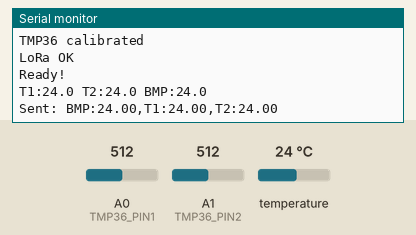
A sketch run on a simulated Arduino Uno, built with avr-gcc and run on an emulated ATmega328P. Shown: the last lines printed to the serial monitor. Inputs (shaded band) come from the test bench; at power-on: temperature 24 °C, A0 (TMP36_PIN1) = 512, A1 (TMP36_PIN2) = 512. No radio packets arrive unless stated.

Above: at 3.2 s.
3.3 s: temperature set to 12 °C
At 5.22 s:
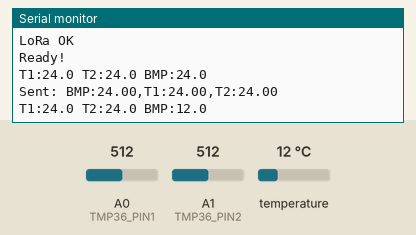
6.7 s: A0 (TMP36_PIN1) set to 716
At 8.9 s:
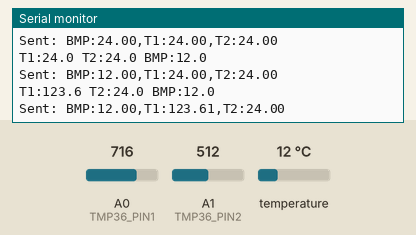
10.1 s: A1 (TMP36_PIN2) set to 716
At 12.5 s:
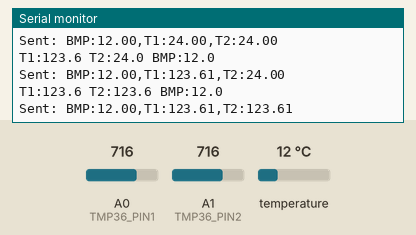
13.5 s: temperature set to 19 °C
At 14.9 s:
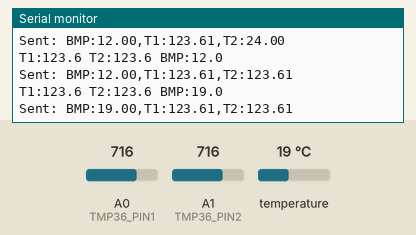
20.5 s: A0 (TMP36_PIN1) set to 900
At 22.0 s:
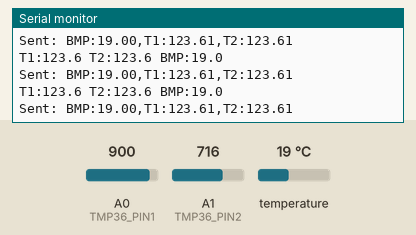
23.9 s: A1 (TMP36_PIN2) set to 900
At 27.9 s:
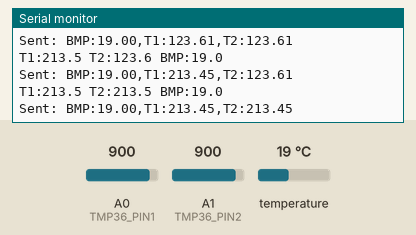
Timing chart, 0 to 28.3 s (numbered marks = the images above; inputs shaded):
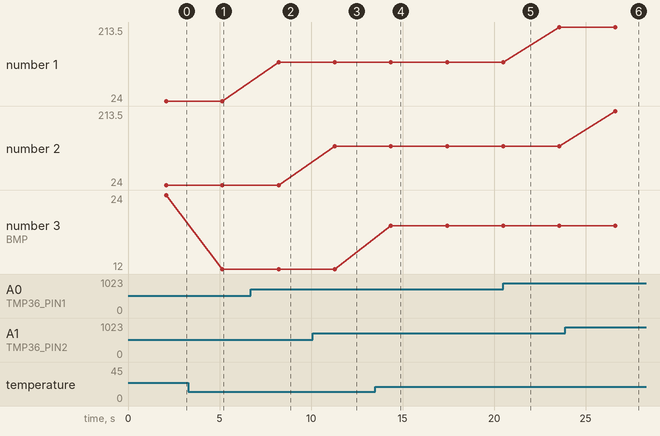

Measured:
- after the input at 3.3 s, the serial monitor: prints a new line after 1.9 s (image 1)
- after the input at 6.7 s, the serial monitor: prints a new line after 1.5 s (image 2)
- after the input at 10.1 s, the serial monitor: prints a new line after 1.2 s (image 3)
- after the input at 13.5 s, the serial monitor: prints a new line after 0.86 s (image 4)
- after the input at 23.9 s, the serial monitor: prints a new line after 2.7 s (image 6)
- plotted number 1: 24 → 123.6 after the input at 6.7 s, 123.6 → 213.5 after the input at 20.5 s
- plotted number 3: 24 → 12 after the input at 3.3 s, 12 → 19 after the input at 13.5 s

The sketch:

temp_sender.ino
```cpp
#include <SPI.h>
#include <LoRa.h>
#include <Wire.h>
#include <Adafruit_BMP085.h>

// --- LoRa Pin Definitions ---
#define LORA_SS    10
#define LORA_RST   9
#define LORA_DIO0  2

// --- LoRa Frequency ---
// 433E6 for Asia (433MHz), 868E6 for Europe, 915E6 for North America
#define LORA_FREQUENCY 433E6

// --- TMP36 Sensor Pin Definitions ---
#define TMP36_PIN1 A0  // First TMP36 sensor
#define TMP36_PIN2 A1  // Second TMP36 sensor

// Create an object for the BMP085 sensor
Adafruit_BMP085 bmp;

// Variables to store sensor status
bool bmpSensorFound = false;

// Calibration offsets for TMP36 sensors
float tmp36Calibration1 = 0.0;  // Offset for TMP36 sensor 1
float tmp36Calibration2 = 0.0;  // Offset for TMP36 sensor 2

// Function to read TMP36 temperature (raw, without calibration)
float readTMP36Raw(int pin) {
  // Read the raw analog value from the sensor (0-1023)
  int sensorVal = analogRead(pin);

  // Convert the raw value to a voltage (0.0V - 5.0V)
  float voltage = (sensorVal / 1024.0) * 5.0;

  // Convert the voltage to temperature in Celsius
  // Formula: Temp C = (Voltage - 0.5) * 100
  float temperatureC = (voltage - 0.5) * 100;

  return temperatureC;
}

// Function to read TMP36 temperature (with calibration applied)
float readTMP36(int pin, float calibrationOffset) {
  float rawTemp = readTMP36Raw(pin);
  return rawTemp + calibrationOffset;
}

void setup() {
  Serial.begin(9600);
  delay(1000); // Give serial time to initialize

  Serial.println("LoRa Temp Transmitter");

  // Initialize I2C
  Wire.begin();

  // Initialize the BMP085 sensor
  if (!bmp.begin()) {
    Serial.println("BMP085 not found - using TMP36 only");
    bmpSensorFound = false;
  } else {
    bmpSensorFound = true;
    Serial.println("BMP085 OK");
  }

  // Wait for sensors to stabilize
  delay(1000);

  // Perform calibration based on BMP085 sensor (if available)
  if (bmpSensorFound) {
    float bmpReferenceTemp = bmp.readTemperature();
    if (!isnan(bmpReferenceTemp)) {
      float tmp36Raw1 = readTMP36Raw(TMP36_PIN1);
      float tmp36Raw2 = readTMP36Raw(TMP36_PIN2);
      tmp36Calibration1 = bmpReferenceTemp - tmp36Raw1;
      tmp36Calibration2 = bmpReferenceTemp - tmp36Raw2;
      Serial.println("TMP36 calibrated");
    }
  }

  // Initialize LoRa
  LoRa.setPins(LORA_SS, LORA_RST, LORA_DIO0);
  if (!LoRa.begin(LORA_FREQUENCY)) {
    Serial.println("LoRa failed!");
    while (1);
  }

  // Set LoRa parameters
  LoRa.setTxPower(20, PA_OUTPUT_PA_BOOST_PIN);
  LoRa.setSpreadingFactor(7);
  LoRa.setSignalBandwidth(125E3);
  LoRa.setCodingRate4(5);
  LoRa.setSyncWord(0x34);

  Serial.println("LoRa OK");

  // Send test message
  LoRa.beginPacket();
  LoRa.print("TEST:OK");
  LoRa.endPacket();

  Serial.println("Ready!");
}

void loop() {
  // Read temperatures from all sensors
  float bmpTemp = 0.0;
  float tmp36Temp1 = readTMP36(TMP36_PIN1, tmp36Calibration1);
  float tmp36Temp2 = readTMP36(TMP36_PIN2, tmp36Calibration2);

  // Read BMP085 temperature if sensor is available
  if (bmpSensorFound) {
    bmpTemp = bmp.readTemperature();
    if (isnan(bmpTemp)) {
      bmpTemp = 0.0;
    }
  }

  // Print basic info to Serial
  Serial.print("T1:");
  Serial.print(tmp36Temp1, 1);
  Serial.print(" T2:");
  Serial.print(tmp36Temp2, 1);
  if (bmpSensorFound) {
    Serial.print(" BMP:");
    Serial.print(bmpTemp, 1);
  }
  Serial.println();

  // Create a data string to send (format: "BMP:23.45,T1:24.12,T2:25.67")
  String dataString = "BMP:" + String(bmpTemp, 2) +
                      ",T1:" + String(tmp36Temp1, 2) +
                      ",T2:" + String(tmp36Temp2, 2);

  // Send LoRa packet
  LoRa.beginPacket();
  LoRa.print(dataString);
  LoRa.endPacket();

  Serial.println("Sent: " + dataString);

  // Wait 10 seconds before sending the next packet
  delay(3000);
}
```
